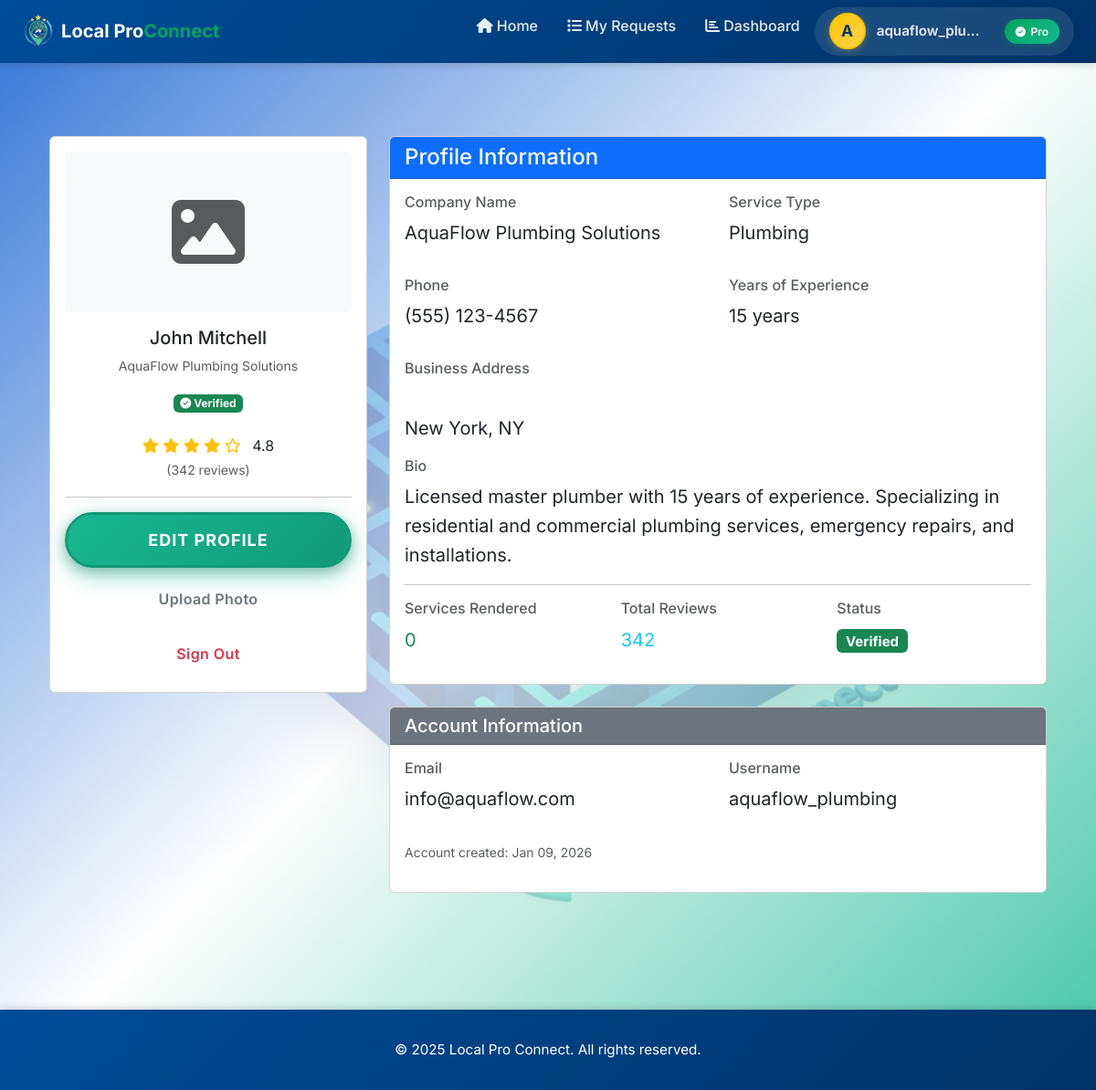
Screenshot of /accounts/professionals/65/ (signed in) with the database file from the repository.
### accounts/models.py (models this page shows, shortened)
class ProviderProfile(models.Model):
	SERVICE_CHOICES = [
		('plumbing', 'Plumbing'),
		('electrical', 'Electrical'),
		('carpentry', 'Carpentry'),
		('cleaning', 'Cleaning'),
		('tutoring', 'Tutoring'),
		('hvac', 'HVAC'),
		('roofing', 'Roofing'),
		('landscaping', 'Landscaping'),
		('painting', 'Painting'),
		('other', 'Other'),
	]
	user = models.OneToOneField(settings.AUTH_USER_MODEL, on_delete=models.CASCADE, related_name='provider_profile')
	company_name = models.CharField(max_length=255, blank=True)
	service_type = models.CharField(max_length=50, choices=SERVICE_CHOICES, default='other')
	phone = models.CharField(max_length=20, blank=True)
	business_address = models.CharField(max_length=255, blank=True)
	city = models.CharField(max_length=100, blank=True)
	state = models.CharField(max_length=50, blank=True)
	zip_code = models.CharField(max_length=10, blank=True)
	service_description = models.TextField(blank=True)
	bio = models.TextField(blank=True)
	profile_picture = models.ImageField(upload_to='profiles/', null=True, blank=True)
	services_rendered = models.PositiveIntegerField(default=0)
	years_experience = models.PositiveIntegerField(default=0)
	rating = models.DecimalField(max_digits=3, decimal_places=1, default=5.0)
	total_reviews = models.IntegerField(default=0)
	is_verified = models.BooleanField(default=False)
	min_price = models.DecimalField(max_digits=10, decimal_places=2, default=50.00, help_text="Minimum service price")
	max_price = models.DecimalField(max_digits=10, decimal_places=2, null=True, blank=True, help_text="Maximum service price (for display range)")
	SERVICE_RATE_CHOICES = [
		('hourly', 'Hourly'),
		('fixed', 'Fixed Price'),
		('custom', 'Custom Quote'),
	]
	service_rate = models.CharField(max_length=20, choices=SERVICE_RATE_CHOICES, default='fixed', help_text="How this provider charges for services")
	latitude = models.DecimalField(max_digits=9, decimal_places=6, null=True, blank=True, help_text="Current latitude for live tracking")
	longitude = models.DecimalField(max_digits=9, decimal_places=6, null=True, blank=True, help_text="Current longitude for live tracking")
	created_at = models.DateTimeField(auto_now_add=True)
	updated_at = models.DateTimeField(auto_now=True)
	class Meta:
		verbose_name = 'Provider Profile'
		verbose_name_plural = 'Provider Profiles'
		ordering = ['-created_at']

### accounts/views.py (the view)
# urls.py: path('professionals/<int:provider_id>/', views.provider_profile_detail, name='provider_profile_detail'),
@read_only_profile
def provider_profile_detail(request, provider_id):
    if not request.user.is_authenticated:
        return redirect('accounts:login_page')
    provider_profile = get_object_or_404(
        ProviderProfile.objects.select_related('user'),
        id=provider_id
    )
    is_own_profile = request.user == provider_profile.user
    can_edit = is_own_profile and request.user.is_authenticated
    context = {
        'provider_profile': provider_profile,
        'user': provider_profile.user,
        'is_own_profile': is_own_profile,
        'can_edit': can_edit,  # Used in template to show/hide edit buttons
        'read_only': getattr(request, 'read_only_profile', True),  # Flag for template
    }
    return render(request, 'accounts/provider_profile_detail.html', context)

### accounts/templates/accounts/provider_profile_detail.html (shortened to what this page needs)
{% extends 'base.html' %}
{% load static %}
{% block content %}
<div class="container py-5">
    <div class="row">
        <div class="col-md-4">
            <div class="card sticky-top">
                <div class="card-body text-center">
                    {% if provider_profile and provider_profile.profile_picture %}
                        <img src="{{ provider_profile.profile_picture.url }}" alt="Profile picture" class="img-fluid rounded mb-3" style="max-height: 250px; object-fit: cover;">
                    {% else %}
                        <div class="bg-light rounded mb-3 p-5">
                            <i class="fas fa-image fa-5x text-muted"></i>
                        </div>
                    {% endif %}
                    <h5>{{ user.get_full_name|default:user.username }}</h5>
                    <p class="text-muted small">{{ provider_profile.company_name }}</p>
                    {% if provider_profile.is_verified %}
                        <span class="badge bg-success mb-2">
                            <i class="fas fa-check-circle"></i> Verified
                        </span>
                    {% endif %}
                    <div class="my-3">
                        <div class="text-warning">
                            {% for i in "12345" %}
                                {% if forloop.counter <= provider_profile.rating %}
                                    <i class="fas fa-star"></i>
                                {% else %}
                                    <i class="far fa-star"></i>
                                {% endif %}
                            {% endfor %}
                            <span class="text-dark ms-2">{{ provider_profile.rating }}</span>
                        </div>
                        <small class="text-muted">({{ provider_profile.total_reviews }} reviews)</small>
                    </div>
                    <hr>
                    <div class="d-grid gap-2">
                        <a href="#editProfile" class="btn btn-primary btn-sm">Edit Profile</a>
                        <a href="#uploadPhoto" class="btn btn-outline-secondary btn-sm">Upload Photo</a>
                        <a href="/accounts/logout/" class="btn btn-outline-danger btn-sm">Sign Out</a>
                    </div>
                </div>
            </div>
        </div>
        <div class="col-md-8">
            <div class="card mb-4">
                <div class="card-header bg-primary text-white">
                    <h4 class="mb-0">Profile Information</h4>
                </div>
                <div class="card-body">
                    <div class="row mb-3">
                        <div class="col-md-6">
                            <h6 class="text-muted">Company Name</h6>
                            <p class="fs-5">{{ provider_profile.company_name }}</p>
                        </div>
                        <div class="col-md-6">
                            <h6 class="text-muted">Service Type</h6>
                            <p class="fs-5">{{ provider_profile.get_service_type_display }}</p>
                        </div>
                    </div>
                    <div class="row mb-3">
                        <div class="col-md-6">
                            <h6 class="text-muted">Phone</h6>
                            <p class="fs-5">{{ provider_profile.phone }}</p>
                        </div>
                        <div class="col-md-6">
                            <h6 class="text-muted">Years of Experience</h6>
                            <p class="fs-5">{{ provider_profile.years_experience }} years</p>
                        </div>
                    </div>
                    <div class="mb-3">
                        <h6 class="text-muted">Business Address</h6>
                        <p class="fs-5">
                            {{ provider_profile.business_address }}<br>
                            {{ provider_profile.city }}, {{ provider_profile.state }} {{ provider_profile.zip_code }}
                        </p>
                    </div>
                    <div class="mb-3">
                        <h6 class="text-muted">Bio</h6>
                        <p class="fs-5">{{ provider_profile.bio|default:"No bio added yet" }}</p>
                    </div>
                    <hr>
                    <div class="row">
                        <div class="col-md-4">
                            <h6 class="text-muted">Services Rendered</h6>
                            <p class="fs-5 text-success">{{ provider_profile.services_rendered }}</p>
                        </div>
                        <div class="col-md-4">
                            <h6 class="text-muted">Total Reviews</h6>
                            <p class="fs-5 text-info">{{ provider_profile.total_reviews }}</p>
                        </div>
                        <div class="col-md-4">
                            <h6 class="text-muted">Status</h6>
                            <p class="fs-5">
                                {% if provider_profile.is_verified %}
                                    <span class="badge bg-success">Verified</span>
                                {% else %}
                                    <span class="badge bg-warning">Pending</span>
                                {% endif %}
                            </p>
                        </div>
                    </div>
                </div>
            </div>
            <div class="card">
                <div class="card-header bg-secondary text-white">
                    <h5 class="mb-0">Account Information</h5>
                </div>
                <div class="card-body">
                    <div class="row mb-3">
                        <div class="col-md-6">
                            <h6 class="text-muted">Email</h6>
                            <p class="fs-5">{{ user.email }}</p>
                        </div>
                        <div class="col-md-6">
                            <h6 class="text-muted">Username</h6>
                            <p class="fs-5">{{ user.username }}</p>
                        </div>
                    </div>
                    <p class="text-muted small">Account created: {{ user.date_joined|date:"M d, Y" }}</p>
                </div>
            </div>
        </div>
    </div>
</div>
{% endblock %}

### templates/base.html (shortened to what this page needs)
{% load static %}
<!DOCTYPE html>
<html lang="en">
<head>
    <link href="https://cdn.jsdelivr.net/npm/bootstrap@5.3.0/dist/css/bootstrap.min.css" rel="stylesheet">
    <link href="https://cdnjs.cloudflare.com/ajax/libs/font-awesome/6.4.0/css/all.min.css" rel="stylesheet">
    <link rel="stylesheet" href="{% static 'css/request.css' %}?v=2.0">
</head>
<body>
    <nav class="navbar navbar-expand-lg navbar-dark">
        <div class="container-fluid px-4">
            <a class="navbar-brand" href="/">
                <img src="/static/assets/image/newlogo.png" alt="Local Pro Connect Logo" onerror="this.style.display='none'">
                <span class="navbar-brand-text">Local Pro<span class="highlight">Connect</span></span>
            </a>
            <div class="collapse navbar-collapse" id="navbarNav">
                <ul class="navbar-nav ms-auto">
                    <li class="nav-item">
                        <a class="nav-link" href="{% url 'accounts:home' %}"><i class="fas fa-home me-1"></i>Home</a>
                    </li>
                    {% if user.is_authenticated %}
                    {% if user.provider_profile %}
                    <li class="nav-item">
                        <a class="nav-link" href="{% url 'requests:request_list' %}"><i class="fas fa-list me-1"></i>My Requests</a>
                    </li>
                    <li class="nav-item">
                        <a class="nav-link" href="{% url 'accounts:provider_dashboard' %}"><i class="fas fa-chart-bar me-1"></i>Dashboard</a>
                    </li>
                    {% endif %}
                    <li class="nav-item dropdown profile-indicator">
                        <a class="nav-link profile-dropdown-toggle"
                           href="#"
                           id="profileDropdown"
                           role="button"
                           data-bs-toggle="dropdown"
                           aria-expanded="false"
                           aria-label="User profile menu">
                            {% if user.provider_profile.profile_picture %}
                                <img src="{{ user.provider_profile.profile_picture.url }}"
                                     alt="{{ user.username }}'s profile picture"
                                     class="profile-avatar"
                                     loading="lazy"
                                     onerror="this.style.display='none'; this.nextElementSibling.style.display='flex';">
                                <div class="profile-avatar-fallback" style="display: none;">
                                    {{ user.username|first|upper }}
                                </div>
                            {% else %}
                                <div class="profile-avatar-fallback">
                                    {{ user.username|first|upper }}
                                </div>
                            {% endif %}
                            <span class="profile-username">{{ user.username }}</span>
                            {% if user.provider_profile %}
                                <span class="provider-badge">
                                    <i class="fas fa-check-circle"></i> Pro
                                </span>
                            {% endif %}
                        </a>
                    </li>
                    {% endif %}
                </ul>
            </div>
        </div>
    </nav>
    <main class="container">
        {% block content %}{% endblock %}
    </main>
    <footer>
        <p>&copy; 2025 Local Pro Connect. All rights reserved.</p>
    </footer>
</body>
</html>

### static/css/request.css (style rules this page uses)
:root { --primary-blue: #0052CC; --primary-blue-dark: #003d99; --primary-blue-light: #0066FF; --accent-green: #17B890; --accent-green-dark: #139a77; --accent-green-light: #20D4A8; --accent-yellow: #FFC300; --accent-yellow-dark: #E6B000; --text-dark: #2C3E50; --text-medium: #4A5568; --text-light: #6B7280; --light-blue: #E8F0FE; --light-green: #E8F5F0; --light-gray: #F5F5F5; --border-gray: #E8E8E8; --border-focus: #D1D5DB; --white: #FFFFFF; --error-red: #e74c3c; --success-green: #10B981; --spacing-xs: 4px; --spacing-sm: 8px; --spacing-md: 16px; --spacing-lg: 24px; --spacing-xl: 32px; --spacing-xxl: 48px; --radius-sm: 8px; --radius-md: 12px; --radius-lg: 16px; --radius-xl: 20px; --radius-full: 999px; --shadow-xs: 0 1px 2px rgba(0, 0, 0, 0.04); --shadow-sm: 0 2px 4px rgba(0, 0, 0, 0.06), 0 1px 2px rgba(0, 0, 0, 0.03); --shadow-md: 0 4px 12px rgba(0, 0, 0, 0.08), 0 2px 4px rgba(0, 0, 0, 0.04); --shadow-lg: 0 10px 30px rgba(0, 0, 0, 0.12), 0 4px 8px rgba(0, 0, 0, 0.06); --shadow-xl: 0 20px 40px rgba(0, 0, 0, 0.15), 0 8px 16px rgba(0, 0, 0, 0.08); --shadow-inner: inset 0 2px 4px rgba(0, 0, 0, 0.04); --focus-ring-blue: 0 0 0 3px rgba(0, 82, 204, 0.12), 0 0 0 1px var(--primary-blue); --focus-ring-green: 0 0 0 3px rgba(23, 184, 144, 0.15), 0 0 0 1px var(--accent-green); --transition-fast: 150ms cubic-bezier(0.4, 0, 0.2, 1); --transition-normal: 300ms cubic-bezier(0.4, 0, 0.2, 1); --transition-slow: 500ms cubic-bezier(0.4, 0, 0.2, 1); --transition-bounce: 400ms cubic-bezier(0.68, -0.55, 0.265, 1.55); }
* { box-sizing: border-box; }
body { font-family: 'Inter', -apple-system, BlinkMacSystemFont, 'Segoe UI', 'Roboto', sans-serif; background: linear-gradient(135deg, rgba(0, 82, 204, 0.8) 0%, rgba(255, 255, 255, 0.7) 50%, rgba(23, 184, 144, 0.8) 100%), url('/static/assets/image/Gemini_Generated_Image_10go4k10go4k10go.png'); background-size: cover; background-position: center; background-attachment: fixed; margin: 0; padding: 0; color: var(--text-dark); line-height: 1.6; min-height: 100vh; -webkit-font-smoothing: antialiased; -moz-osx-font-smoothing: grayscale; }
.btn { flex: 1; padding: 14px var(--spacing-xl); border: none; border-radius: var(--radius-full); font-size: 16px; font-weight: 600; cursor: pointer; transition: all var(--transition-normal); display: inline-flex; align-items: center; justify-content: center; gap: var(--spacing-sm); text-decoration: none; font-family: inherit; text-transform: none; letter-spacing: 0.4px; position: relative; overflow: hidden; }
.btn::before { content: ''; position: absolute; top: 50%; left: 50%; width: 0; height: 0; border-radius: 50%; background: rgba(255, 255, 255, 0.3); transform: translate(-50%, -50%); transition: width 0.6s, height 0.6s; }
.btn-primary { background: linear-gradient(135deg, var(--accent-green) 0%, var(--accent-green-dark) 100%); color: var(--white); box-shadow: 0 8px 24px rgba(23, 184, 144, 0.5), 0 4px 12px rgba(0, 0, 0, 0.2); border: 3px solid var(--accent-green-dark); font-size: 18px; font-weight: 700; text-transform: uppercase; letter-spacing: 1px; }

### rows the page displays
ProviderProfile: company_name "AquaFlow Plumbing Solutions", rating "4.8", total_reviews "342", service_type "Plumbing", phone "(555) 123-4567", years_experience "15", city "New York", state "NY", bio "Licensed master plumber with 15 years of experience. Specializing in residential and commercial plumbing services, emergency repairs, and installations.", services_rendered "0"

### other values shown
{{ user.username|first|upper }} "A"
{{ user.username }} "aquaflow_plu…"
{{ user.get_full_name|default:user.username }} "John Mitchell"
{{ user.email }} "info@aquaflow.com"
{{ user.username }} "aquaflow_plumbing"
{{ user.date_joined|date:"M d, Y" }} "Jan 09, 2026"
